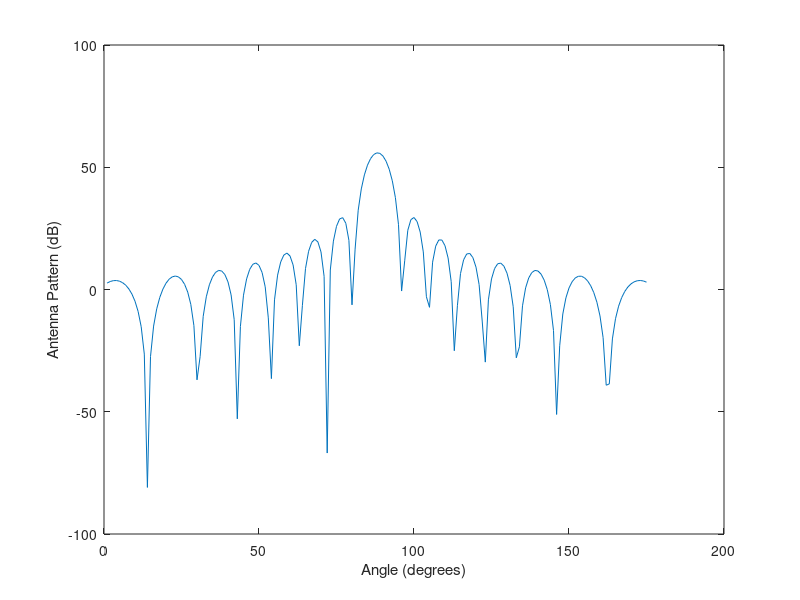

Source code (MATLAB):

elements = 25;
lambda = .1;
a_0 = [0 0 0]';
w = hann(elements);
w = rectwin(elements);

spacing = lambda/2;
the_angle = 50*pi/180;
theta_x = -the_angle:.01:the_angle;
theta_y = -the_angle:.01:the_angle;

theta = atan(sqrt(tan(theta_x).^2+tan(theta_y).^2));
phi = atan(tan(theta_x)/tan(theta_y));

dn =  zeros(3, elements);
dn(1,1:elements) = spacing*[1:elements];

k = 2*pi/lambda;
a_r = [sin(theta)*cos(phi); sin(theta)*sin(phi);  cos(theta)];
E = [];
% loop through our angle
for ii=1:length(theta_x)
	tmp = 0;
	
	% now loop through all the elements
	for jj=1:elements
		% get the location of where we want the E-field to be computed
		a = a_r(:, ii) - a_0;
		tmp = tmp + w(jj)*exp(j*k*dot(a,dn(:,jj)));
	end
	E = [E tmp];
end

E_db = 10*log10((E.*conj(E)).^2);

plot(E_db);
xlabel('Angle (degrees)');
ylabel('Antenna Pattern (dB)');